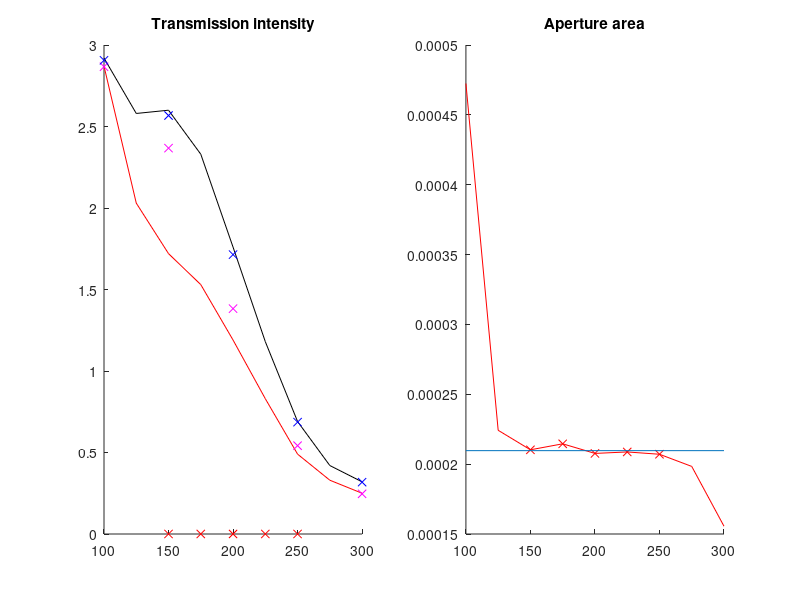

Write MATLAB code to recreate this figure.
% From curves in SPIE paper
% Needed to determine apertue area
% Also wanted to check most plausible number of spheres for each size 

%%% At resonance, should be a D^4 relation for cross-section
% - so 10^(-D^4*n/A)*I_source - could check, but seems most likely for given order of spheres...

% Source values
I_source = [2.92, 2.58, 2.60, 2.33, 1.76, 1.18, 0.69, 0.42, 0.32]; %mV

% For 13 nm - transmitted
I_trans_13 = [2.87, 2.03, 1.72, 1.53, 1.19, 0.83, 0.49, 0.33, 0.25]; %mV

ExCrossSec_13 = [0.51, 3.36, 5.43, 5.64, 5.08, 4.59, 4.43, 2.99, 2.40]; %x10^-21 m^2

% For 10.4 nm
ExCrossSec_10p4 = [0.12, NaN, 0.61, NaN, 1.57, NaN, 1.57, NaN, 1.70]; %x10^-21 m^2

% For 8 nm
ExCrossSec_8 = [0.12, NaN, 0.32, NaN, 0.67, NaN, 0.14, NaN, 0.15]; %x10^-21 m^2

testFrequncy = [100, 125, 150, 175, 200, 225, 250, 275, 300]; % GHz

% Smallest to largest - seems order is correct
numberSpheres = [3.6*10^15, 1.4*10^16, 1.6*10^16];
%numberSpheres = fliplr(numberSpheres);

apertureArea = ExCrossSec_13*10^-21*-numberSpheres(3)./log(I_trans_13./I_source);

%areaToUse = find(testFrequncy > 120 & testFrequncy < 230);
areaToUse = find((I_source-I_trans_13)./I_source > 0.25);

% Just avg between 'reliable' points
avgArea = mean(apertureArea(areaToUse))

apertureRadius = sqrt(avgArea/pi)*1000



I_trans_10p4_calc = 10.^(ExCrossSec_10p4*10^-21*-numberSpheres(2)/avgArea) .* I_source;

I_trans_8_calc = 10.^(ExCrossSec_8*10^-21*-numberSpheres(1)/avgArea) .* I_source;



figure; subplot(1,2,1); hold on;

plot(testFrequncy, I_source, 'k')

plot(testFrequncy, I_trans_13, 'r')

plot(testFrequncy(areaToUse), apertureArea(areaToUse), 'rx')

plot(testFrequncy, I_trans_10p4_calc, 'xm')

plot(testFrequncy, I_trans_8_calc, 'xb')

title('Transmission intensity')


subplot(1,2,2); hold on;

plot(testFrequncy, apertureArea, 'r')

plot(testFrequncy(areaToUse), apertureArea(areaToUse), 'rx')

line([testFrequncy(1) testFrequncy(end)], [avgArea avgArea])

title('Aperture area')